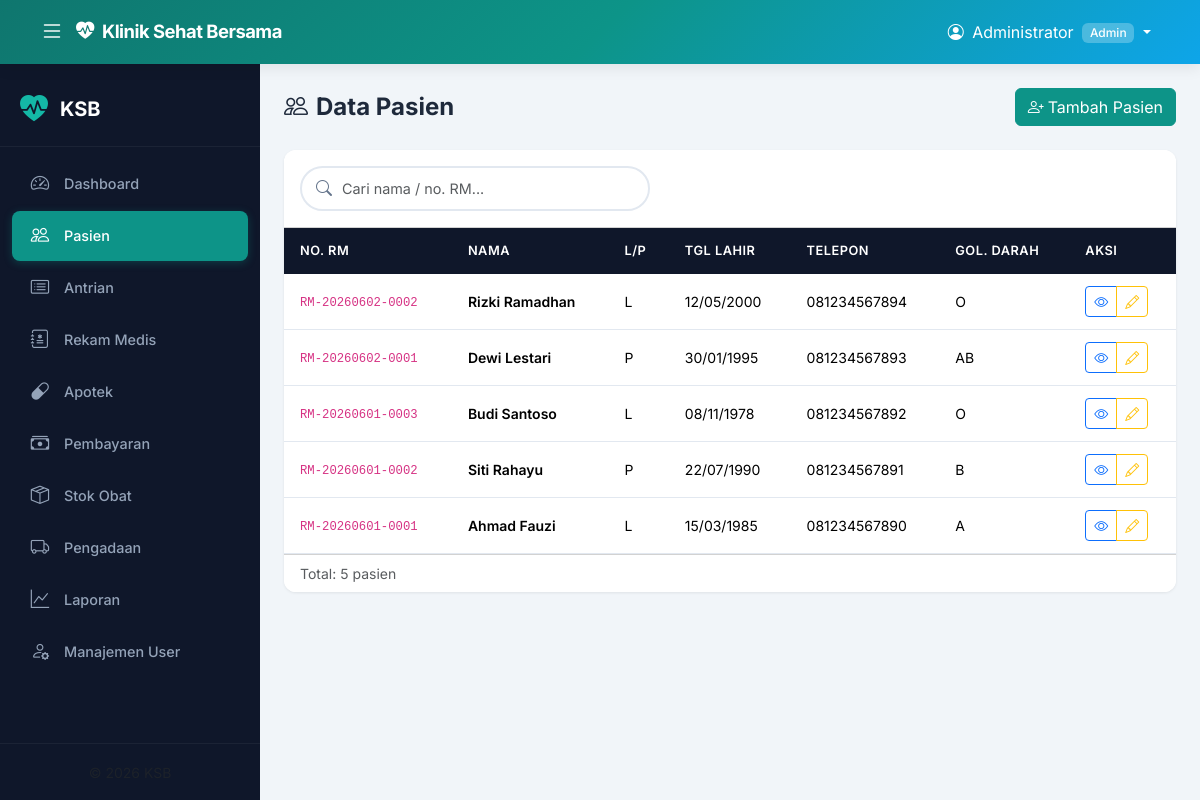
Screenshot of /modules/pasien/index.php (signed in) with the database file from the repository.
### tables this page shows
CREATE TABLE IF NOT EXISTS pasien (
    id_pasien       INT AUTO_INCREMENT PRIMARY KEY,
    no_rekam_medis  VARCHAR(20)  NOT NULL UNIQUE,
    nama_lengkap    VARCHAR(100) NOT NULL,
    tanggal_lahir   DATE         NOT NULL,
    jenis_kelamin   ENUM('L','P') NOT NULL,
    alamat          TEXT,
    no_telepon      VARCHAR(20),
    email           VARCHAR(100),
    golongan_darah  VARCHAR(5),
    alergi          TEXT,
    created_at      DATETIME DEFAULT CURRENT_TIMESTAMP
);

### includes/functions.php (called while the page is built, shortened)
<?php
function e($s) { return htmlspecialchars($s ?? '', ENT_QUOTES, 'UTF-8'); }
function paginate($pdo, $query, $params, $page, $per_page = 25) {
    $stmt = $pdo->prepare("SELECT COUNT(*) FROM ($query) AS c");
    $stmt->execute($params);
    $total = $stmt->fetchColumn();
    $total_pages = max(1, ceil($total / $per_page));
    $page = max(1, min($page, $total_pages));
    $offset = ($page - 1) * $per_page;
    $stmt = $pdo->prepare($query . " LIMIT $per_page OFFSET $offset");
    $stmt->execute($params);
    return ['data' => $stmt->fetchAll(), 'total' => $total, 'page' => $page, 'per_page' => $per_page, 'total_pages' => $total_pages];
}

### modules/pasien/index.php (the view, shortened to what this page needs)
<?php
require_once __DIR__ . '/../../includes/header.php';
$search = $_GET['search'] ?? '';
$page = (int)($_GET['page'] ?? 1);
$query = "SELECT * FROM pasien";
$params = [];
$query .= " ORDER BY id_pasien DESC";
$result = paginate($pdo, $query, $params, $page);
?>
<div class="page-header">
    <h1><i class="bi bi-people me-2"></i>Data Pasien</h1>
    <a href="tambah.php" class="btn btn-primary"><i class="bi bi-person-plus me-1"></i>Tambah Pasien</a>
</div>
<div class="card">
    <div class="card-header bg-white py-3">
        <form method="GET" class="search-box" style="max-width:350px;">
            <i class="bi bi-search search-icon"></i>
            <input type="text" name="search" class="form-control" placeholder="Cari nama / no. RM..." value="<?= e($search) ?>">
        </form>
    </div>
    <div class="card-body p-0">
        <div class="table-responsive">
            <table class="table mb-0">
                <thead><tr><th>No. RM</th><th>Nama</th><th>L/P</th><th>Tgl Lahir</th><th>Telepon</th><th>Gol. Darah</th><th>Aksi</th></tr></thead>
                <tbody>
                <?php if (empty($result['data'])): ?>
                    <tr><td colspan="7" class="text-center py-4 text-muted">Tidak ada data pasien.</td></tr>
                <?php else: ?>
                    <?php foreach ($result['data'] as $p): ?>
                    <tr>
                        <td><code><?= e($p['no_rekam_medis']) ?></code></td>
                        <td class="fw-semibold"><?= e($p['nama_lengkap']) ?></td>
                        <td><?= $p['jenis_kelamin'] ?></td>
                        <td><?= date('d/m/Y', strtotime($p['tanggal_lahir'])) ?></td>
                        <td><?= e($p['no_telepon']) ?></td>
                        <td><?= e($p['golongan_darah'] ?: '-') ?></td>
                        <td>
                            <div class="btn-group btn-group-sm">
                                <a href="detail.php?id=<?= $p['id_pasien'] ?>" class="btn btn-outline-primary" title="Detail"><i class="bi bi-eye"></i></a>
                                <a href="edit.php?id=<?= $p['id_pasien'] ?>" class="btn btn-outline-warning" title="Edit"><i class="bi bi-pencil"></i></a>
                            </div>
                        </td>
                    </tr>
                    <?php endforeach; ?>
                <?php endif; ?>
                </tbody>
            </table>
        </div>
    </div>
    <div class="card-footer bg-white">
        <div class="d-flex justify-content-between align-items-center">
            <small class="text-muted">Total: <?= $result['total'] ?> pasien</small>
        </div>
    </div>
</div>
<?php require_once __DIR__ . '/../../includes/footer.php'; ?>

### assets/css/style.css (style rules this page uses)
:root { --primary: #0d9488; --primary-dark: #0f766e; --primary-light: #14b8a6; --accent: #0ea5e9; --accent-dark: #0284c7; --sidebar-bg: #0f172a; --sidebar-hover: #1e293b; --sidebar-active: #0d9488; --navbar-bg: linear-gradient(135deg, #0f766e 0%, #0d9488 50%, #0ea5e9 100%); --body-bg: #f1f5f9; --card-bg: #ffffff; --text-primary: #1e293b; --text-secondary: #64748b; --border-color: #e2e8f0; --shadow-sm: 0 1px 3px rgba(0,0,0,0.08); --shadow-md: 0 4px 14px rgba(0,0,0,0.08); --shadow-lg: 0 10px 30px rgba(0,0,0,0.1); --radius: 12px; --radius-sm: 8px; --sidebar-width: 260px; --navbar-height: 64px; --transition: all 0.3s cubic-bezier(0.4, 0, 0.2, 1); }
* { margin: 0; padding: 0; box-sizing: border-box; }
body { font-family: 'Inter', -apple-system, BlinkMacSystemFont, sans-serif; background: var(--body-bg); color: var(--text-primary); overflow-x: hidden; }
.card { border: none; border-radius: var(--radius); box-shadow: var(--shadow-sm); transition: var(--transition); overflow: hidden; }
.table { font-size: 0.875rem; }
.table thead th { background: var(--sidebar-bg); color: #fff; font-weight: 600; font-size: 0.8rem; text-transform: uppercase; letter-spacing: 0.5px; padding: 0.85rem 1rem; border: none; }
.table tbody td { padding: 0.75rem 1rem; vertical-align: middle; border-color: var(--border-color); }
.table tbody tr { transition: var(--transition); }
.btn-primary { background: var(--primary); border-color: var(--primary); }
.page-header { display: flex; justify-content: space-between; align-items: center; margin-bottom: 1.5rem; flex-wrap: wrap; gap: 1rem; }
.page-header h1 { font-size: 1.5rem; font-weight: 700; color: var(--text-primary); margin: 0; }
.search-box { position: relative; }
.search-box input { padding-left: 2.5rem; border-radius: 50px; border: 2px solid var(--border-color); transition: var(--transition); }
.search-box .search-icon { position: absolute; left: 1rem; top: 50%; transform: translateY(-50%); color: var(--text-secondary); }
.fade-in { animation: fadeInUp 0.4s ease forwards; }
.form-control, .form-select { border-radius: var(--radius-sm); border: 2px solid var(--border-color); padding: 0.6rem 0.9rem; font-size: 0.9rem; transition: var(--transition); }

### rows the page displays
pasien: no_rekam_medis "RM-20260602-0002", nama_lengkap "Rizki Ramadhan", jenis_kelamin "L", tanggal_lahir "12/05/2000", no_telepon "081234567894", golongan_darah "O"
pasien: no_rekam_medis "RM-20260602-0001", nama_lengkap "Dewi Lestari", jenis_kelamin "P", tanggal_lahir "30/01/1995", no_telepon "081234567893", golongan_darah "AB"
pasien: no_rekam_medis "RM-20260601-0003", nama_lengkap "Budi Santoso", jenis_kelamin "L", tanggal_lahir "08/11/1978", no_telepon "081234567892", golongan_darah "O"
pasien: no_rekam_medis "RM-20260601-0002", nama_lengkap "Siti Rahayu", jenis_kelamin "P", tanggal_lahir "22/07/1990", no_telepon "081234567891", golongan_darah "B"
pasien: no_rekam_medis "RM-20260601-0001", nama_lengkap "Ahmad Fauzi", jenis_kelamin "L", tanggal_lahir "15/03/1985", no_telepon "081234567890", golongan_darah "A"

### other values shown
$_SESSION['user_nama'] "Administrator"
$_SESSION['user_role'] "Admin"
$m['label'] "Pasien"
$m['label'] "Antrian"
$m['label'] "Rekam Medis"
$m['label'] "Apotek"
$m['label'] "Pembayaran"
$m['label'] "Stok Obat"
$m['label'] "Pengadaan"
$m['label'] "Laporan"
$m['label'] "Manajemen User"
$result['total'] "5"
